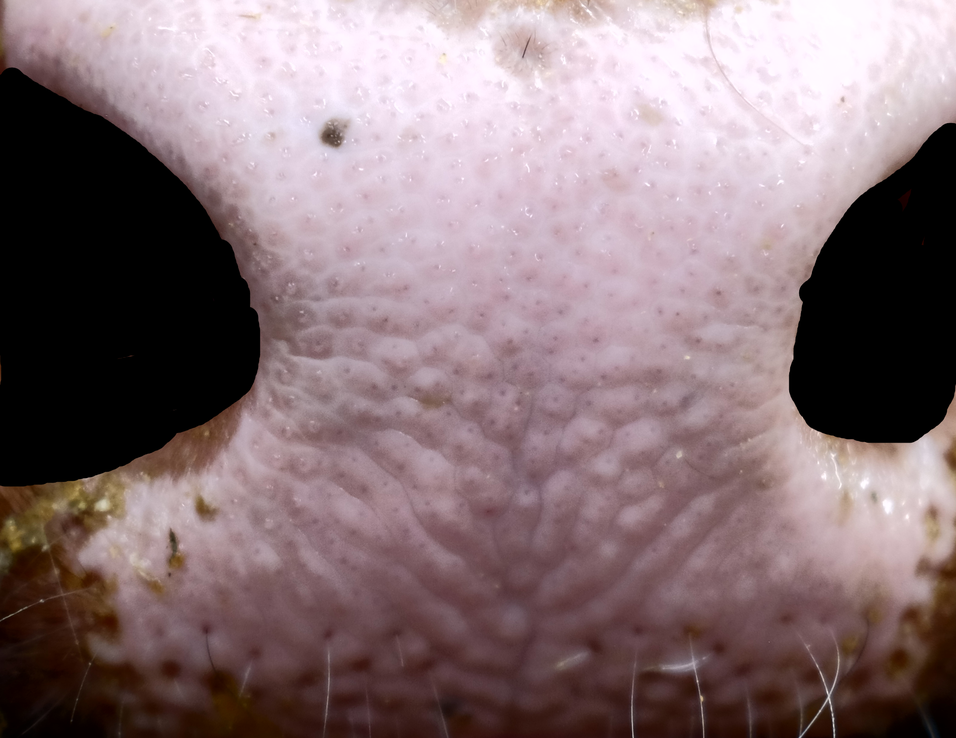
#> input picture images/testenhancednonostrils.png, 956 x 738 px, shrunk from 2104 x 1624 before the run, found by its file name
$ python sharpen.py   (older library calls are emulated)
#> lines starting #> are read from the running program, lines starting #| are printed output that depends on the picture
import cv2
import numpy as np

# Load the image
img = cv2.imread('images\\testenhancednonostrils.png')
#> img is the input picture: shape (738, 956, 3); mean B, G, R 118.7, 114.8, 134.9

# Convert the image to grayscale
gray = cv2.cvtColor(img, cv2.COLOR_BGR2GRAY)
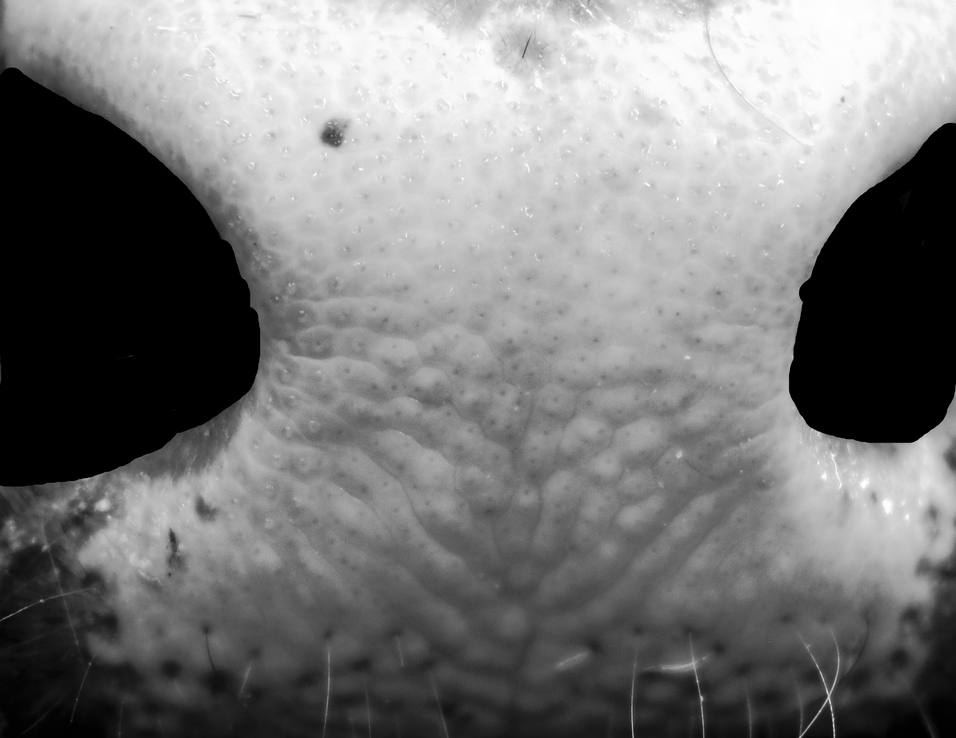
#> gray: shape (738, 956); min 0, max 255, mean 121.3

# Apply Gaussian blur with a kernel size of 5x5
img_blur = cv2.GaussianBlur(img, (5, 5), 0)

# Apply Laplacian operator with a kernel size of 3x3
laplacian = cv2.Laplacian(img_blur, cv2.CV_64F, ksize=3)
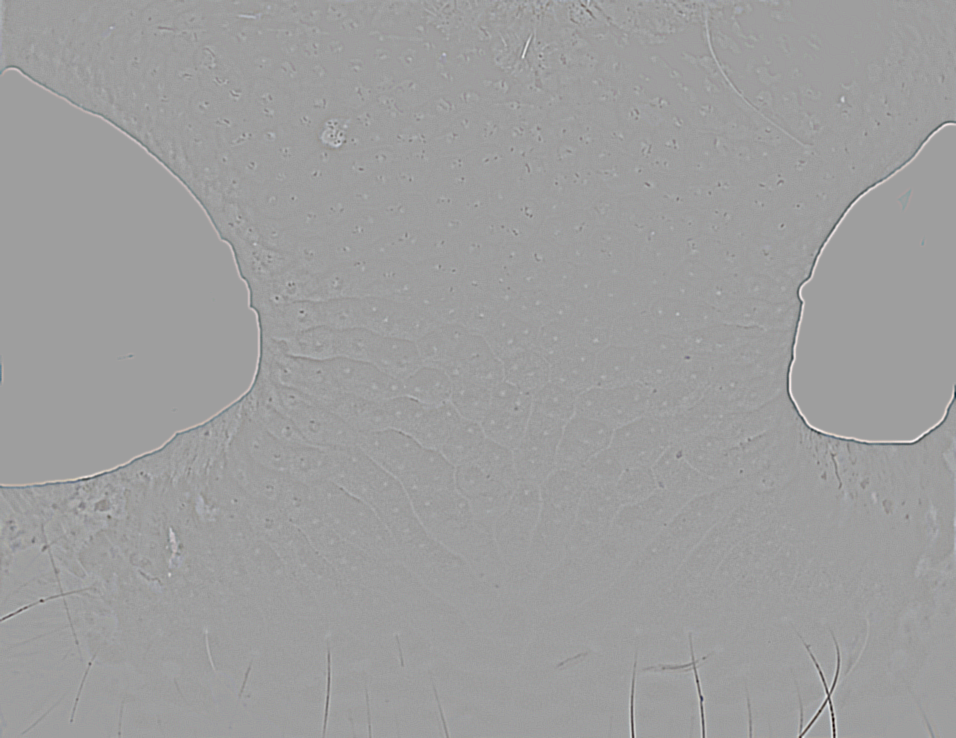
#> laplacian: shape (738, 956, 3) float64; mean B, G, R 0, 0, 0; drawn with min black and max white

# Apply zero-crossing to the Laplacian result
edges = cv2.Canny(np.uint8(np.absolute(laplacian)), 50, 150)
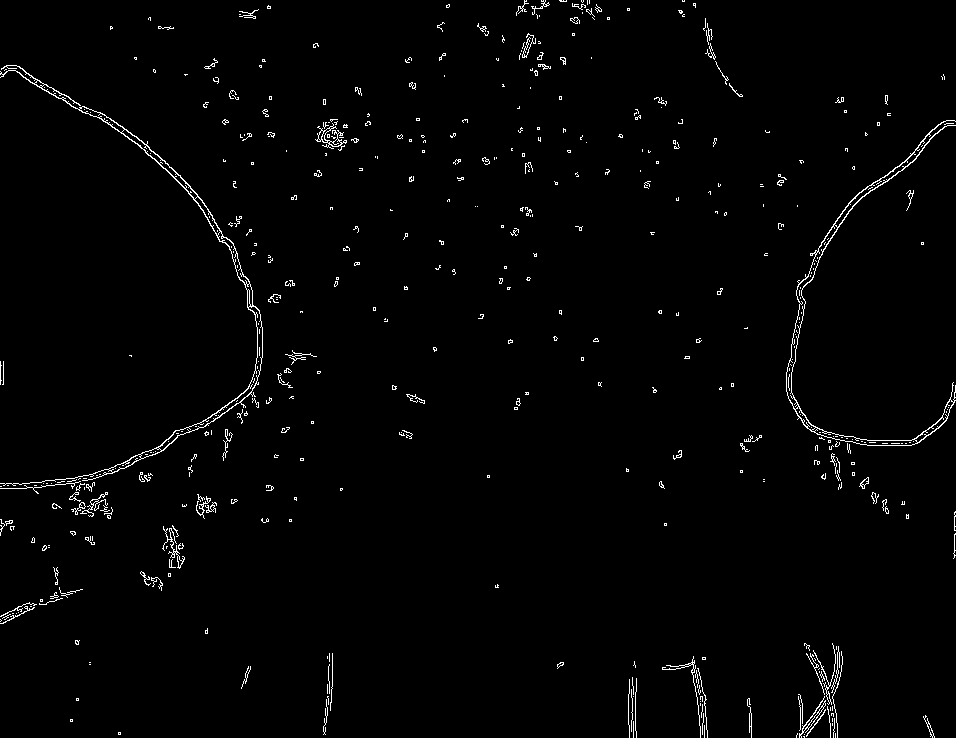
#> edges: shape (738, 956); 1.6% white in thin lines or dots

# Display result
cv2.imshow('LoG', edges)
cv2.waitKey(0)
cv2.destroyAllWindows()

$ run again, with images/1600.png copied over images/testenhancednonostrils.png
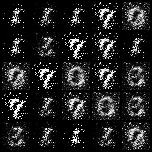
#> input picture images/1600.png, 152 x 152 px, found by its file name
#> img is the input picture: shape (152, 152, 3); min 0, max 255, mean 35.1
#> `laplacian = cv2.Laplacian(img_blur, cv2.CV_64F, ksize=3)`:
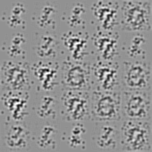
#> laplacian: shape (152, 152, 3) float64; min -402, max 302, mean 0.2; drawn with min black and max white
#> `edges = cv2.Canny(np.uint8(np.absolute(laplacian)), 50, 150)`:
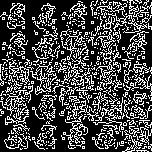
#> edges: shape (152, 152); 28.1% white in thin lines or dots
